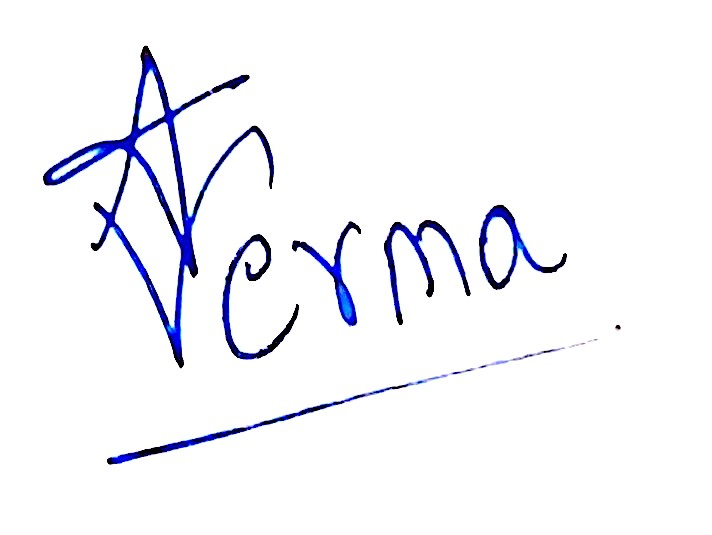
%> input picture x.jpg, 712 x 535 px
$ octave sns_project_final.m   (GNU Octave 9; MATLAB toolbox functions it lacks are replaced by stand-ins)
%> lines starting %> are read from the running program, lines starting %| are printed output that depends on the picture
rimg1 = imread('x.jpg'); %read image
%> rimg1 is the input picture: size 535x712x3 uint8; mean R, G, B 244.2, 244.6, 249.1
img1 = rgb2gray(rimg1); % conversion to grayscale
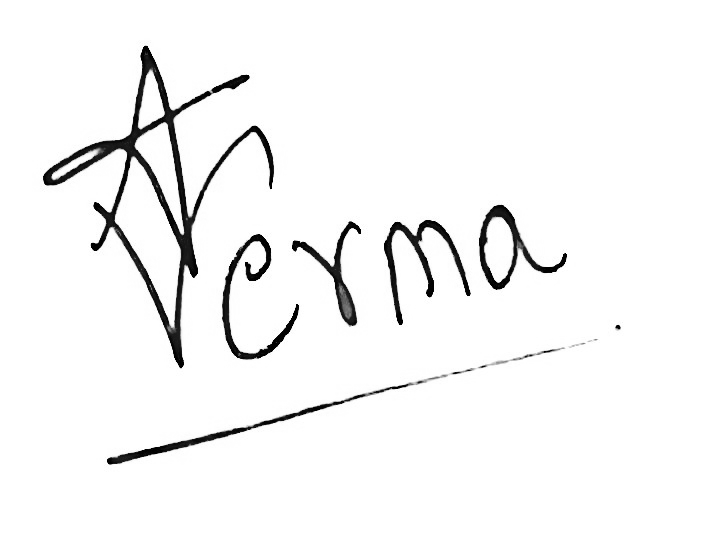
%> img1: size 535x712 uint8; min 0, max 255, mean 245
[r1 , c1] = size(img1); % r1 = no of rows ; c1 = no of cols
%> r1 = 535; c1 = 712
for i = 1:r1
X(i,:) = fft(img1(i,:));
end                            %fourier transform of each col and then fourier transform of each row
for j = 1:c1
Y(:,j) = fft(X(:,j));
end
M = Y;
M = fftshift(M);              %shift all low frequencies to the center
fimg1 = abs(M);     %abs value is taken because ft has both magnitude and phase but we need only mag
fimg1 = (fimg1 - min(min(fimg1)))./(max(max(fimg1))).*255; %normalise
figure
subplot(3,2,1); % 3 row 2 col 1 index
imshow(rimg1);
title('first image');
subplot(3,2,2);
imshow(fimg1);
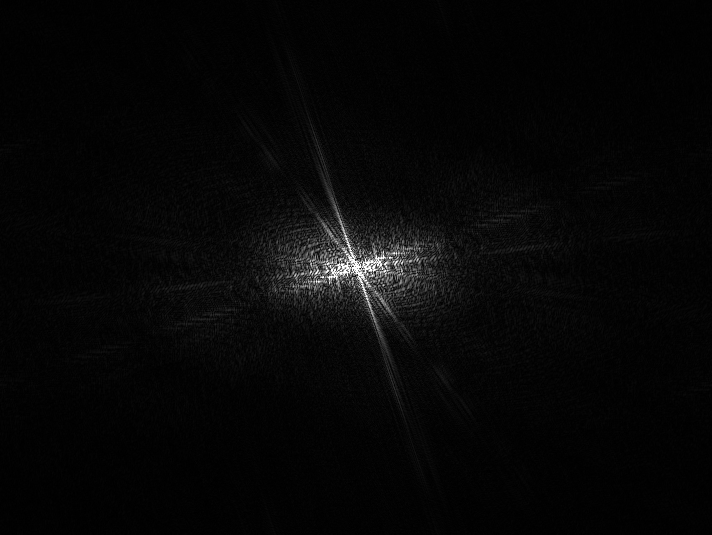
%> displayed picture: size 535x712, on the screen's scale of 0 to 255; min 0, max 255, mean 6.6
title('first transformed image');

rimg2 = imread('t1.jpg');
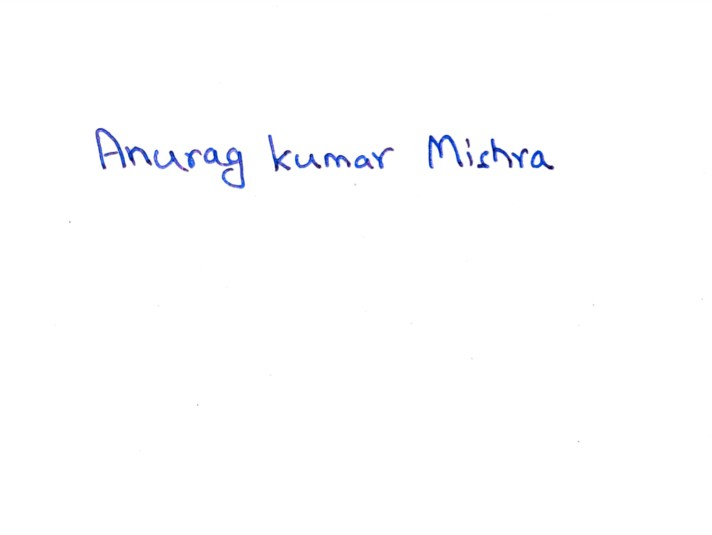
%> input picture t1.jpg, 712 x 535 px
%> rimg2 is the input picture: size 535x712x3 uint8; mean R, G, B 253.2, 253.5, 254.3
img2 = rgb2gray(rimg2);
[r2 , c2] = size(img2);
%> r2 = 535; c2 = 712
for i = 1:r2
X(i,:) = fft(img2(i,:));
end
for j = 1:c2
Y(:,j) = fft(X(:,j));
end
M = Y;
M = fftshift(M);
fimg2 = abs(M);
fimg2 = (fimg2 - min(min(fimg2)))./(max(max(fimg2))).*255;
subplot(3,2,3);
imshow(rimg2);
title('second image');
subplot(3,2,4);
imshow(fimg2);
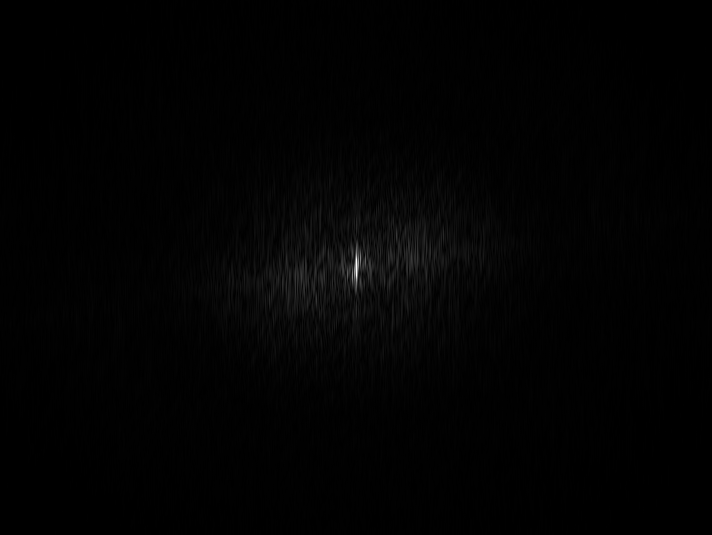
%> displayed picture: size 535x712, on the screen's scale of 0 to 255; min 0, max 255, mean 2.2
title('second transformed image');


subplot(3,2,5);
p1 = improfile(fimg1,[r1,0],[0,c1]); % plot pixel values on a given line segment
plot(p1);
ylabel('Pixel Value (amplitude)');
xlabel('Distance');
title('Intensity profile of the first tranformed image');


subplot(3,2,6);
p2 = improfile(fimg2,[r2,0],[0,c2]);
plot(p2);
ylabel('pixel value (amplitude)');
xlabel('Distance');
title('Intensity profile of the second transformed image');
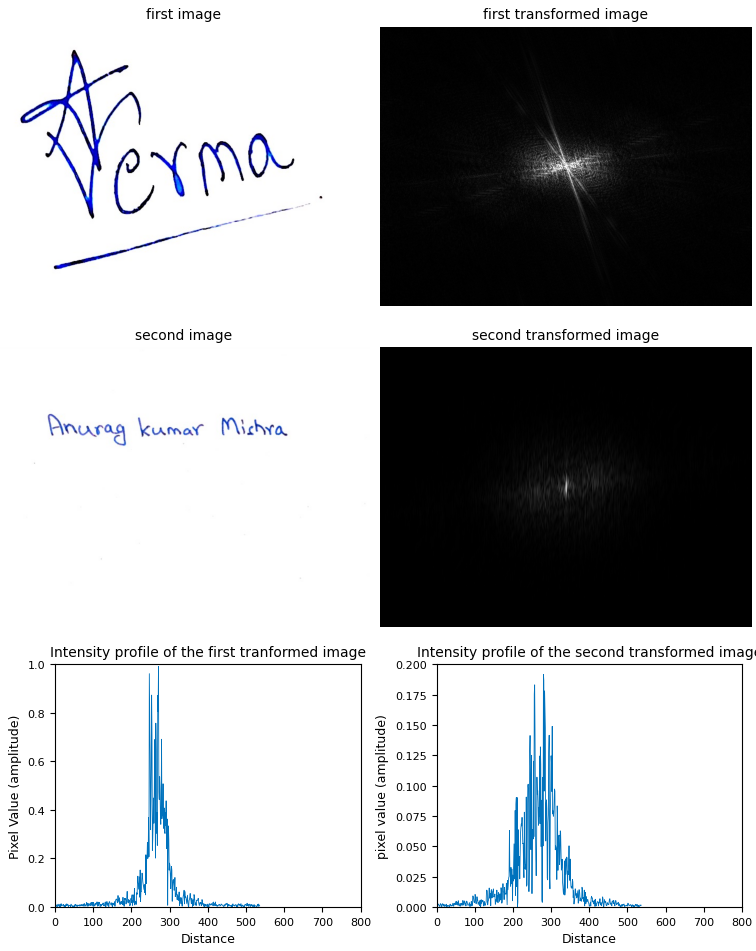
%> figure redrawn from the program's plot data, 6 panels


figure;hold on;grid on;
plot(improfile(fimg1,[r1,0],[0,c1]));
plot(improfile(fimg2,[r2,0],[0,c2]));
legend({'image1','image2'});
ylabel('pixel value (amplitude)');
xlabel('Distance');
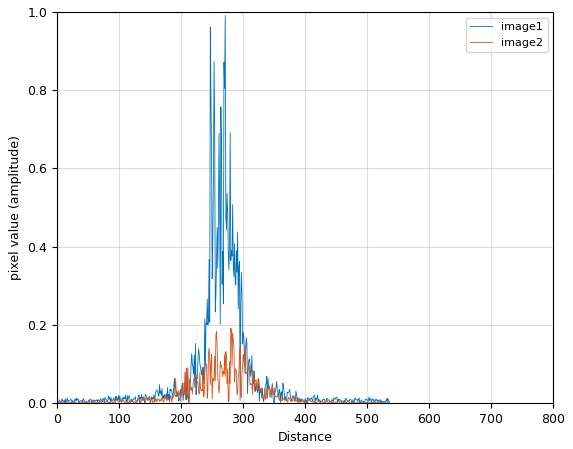
%> figure redrawn from the program's plot data; highest point at x = 271, y = 0.991; highest point at x = 280, y = 0.192
hold off;

[a , b] = size(p1);
%> a = 713; b = 1
res = 0;

for i = 200:300

    temp = abs(p1(i)-p2(i));

    if(temp<0.08)
        res = res + 1;
    end
end
%> this loop made 101 passes
%> temp on passes 1 to 12: 0.00732, 0.0202, 0.0138, 0.0452, 0.00135, 0.000405, 0.0297, 0.00833, 0.00827, 0.0819, 0.00733, 0.0756
%> after the loop, res = 36


if(res>70)

    disp('the signatures match');

else
    disp('The signatures does not match');

end
